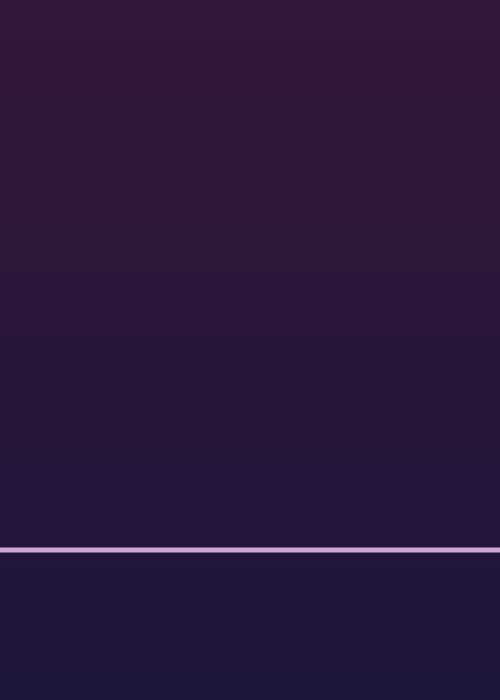
Frame 1 (no input)
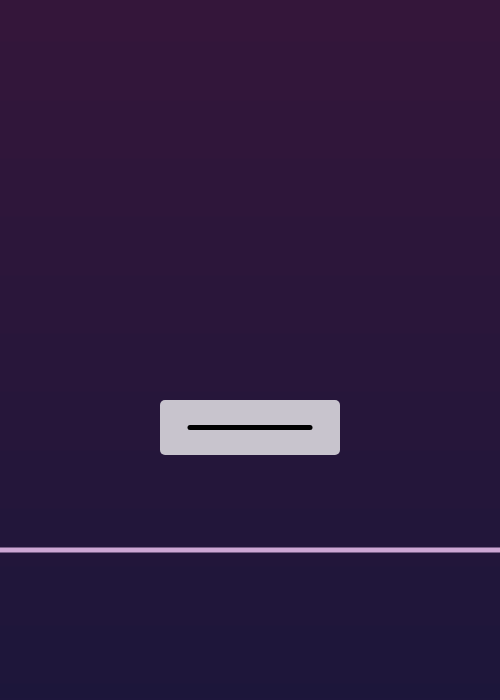
Frame 60 (no input)
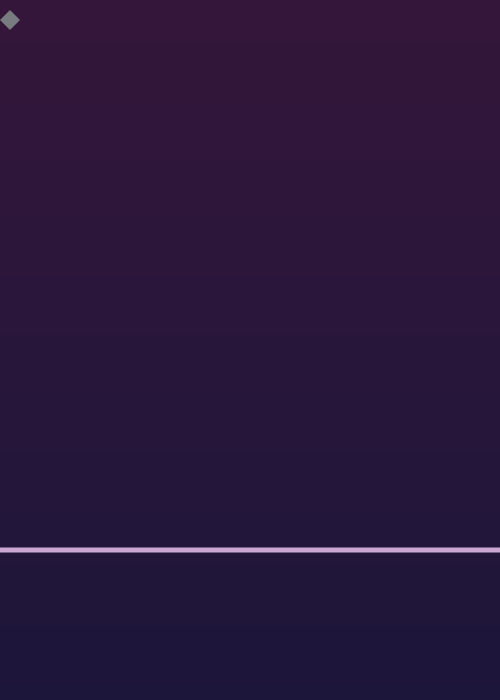
Frame 120 (the mouse pressed at the canvas centre since frame 60)

The p5.js sketch that drew these frames (run headless with seeded random() and noise() and a simulated clock; from frame 60 on, the mouse is pressed at the canvas centre):

// p5.js sketch
// ── sketch.js
var LowColor, HighColor;
var LineHeight;
var BoxExists;
var FRate;
var t;
var RectWidth, RectHeight;
var BoxSpeed;
var PointScores;

//SETUP FUNCTION
function setup() {
    createCanvas(500, 700);
    LowColor = color(29, 22, 59);
    HighColor = color(53, 23, 59);
    LineHeight = height - 150;
    FRate = 60;
    RectWidth = 180
    RectHeight = 55;
    PointScores = []
    resetBox();
    frameRate(FRate);
    createBG(HighColor, LowColor, LineHeight);
}//END SETUP

function createBG(c1, c2, lh){ //creates a gradient from HighColor to LowColor
    for(i = 0; i <= height; i++){
        let inter = i/height;
        let c = lerpColor(c1, c2, inter);
        stroke(c);
        line(0, i, width, i);
    }
    stroke(205, 167, 212);
    strokeWeight(5);
    line(0, lh, width, lh);
}

//DRAW FUNCTION
function draw() {
    
    if(frameCount%FRate === 20 && !BoxExists){
        BoxExists = true;
        t = 0;
    }
    dropBox();
    displayScore();
    checkResetBox();
    addTime();
}//END DRAW


function dropBox(){ //makes the box drop
    if(BoxExists){
        createBG(HighColor, LowColor, LineHeight);
        noStroke();
        fill(255, 190);
        rect(width/2-(RectWidth/2), t, RectWidth, RectHeight, 5,5,5,5);
        stroke(0);
        strokeWeight(5);
        line(width/2 - (RectWidth/2) + 30, t + RectHeight/2, width/2 + (RectWidth/2) - 30, t + RectHeight/2);
    }else{
        createBG(HighColor, LowColor, LineHeight);
    }
}

function displayScore(){
    let diaWide = 20;
    let row = 1;
    let col = 0;
    let i;
    for(i = 0; i < PointScores.length; i++){
        if(col>=width/diaWide){
            row++;
            col = 0;
        }
        noStroke();
        fill(diaColor(PointScores[i]));
        quad(col*diaWide+0.5*diaWide, row*diaWide-0.5*diaWide, col*diaWide+diaWide, row*diaWide, col*diaWide+0.5*diaWide, row*diaWide+0.5*diaWide, col*diaWide, row*diaWide);
        col++;
    }
}

function diaColor(timing){
    if(timing === "p"){
        return color(110, 230, 202);
    } else if (timing === "gr"){
        return color(173, 87, 168);
    } else if (timing === "g"){
        return color(108, 151, 186);
    } else{
        return color (120, 124, 128);
    }
}

function checkResetBox(){ //checks whether the box has gone off the screen
    if(t > height){
        resetBox();//if box has gone of screen, resets box
        append(PointScores, "m");
    }
}
function resetBox(){//resets the box
    t=0;
    BoxExists = false;
    BoxSpeed = floor(random(2, 14))
}

function addTime(){//
    if(BoxExists){
        t+= BoxSpeed;
    }
}

function keyPressed(){
    if(keyCode === 32){ //when SPACE pressed
        let dist = t;
        let timing = checkClickTiming(dist)
        print(timing);
        addPoint(timing);
        resetBox();
    }
}

function checkClickTiming(dist){
    if(BoxSpeed < 5){
        if(abs((t + RectHeight/2 - BoxSpeed)-LineHeight) < 8){
            return "perfect";
        } else if(abs((t + RectHeight/2 - BoxSpeed)-LineHeight) >= 8 && abs((t + RectHeight/2 - BoxSpeed)-LineHeight) < 16){
            return "great";
        } else if(abs((t + RectHeight/2 - BoxSpeed)-LineHeight) >= 16 && abs((t + RectHeight/2 - BoxSpeed)-LineHeight) < 25){
            return "good";
        } else{
            return "miss";
        }
    }
    if(BoxSpeed >= 5 && BoxSpeed < 10){
        if(abs((t + RectHeight/2)-LineHeight) < 17){
            return "perfect";
        } else if(abs((t + RectHeight/2)-LineHeight) >= 17 && abs((t + RectHeight/2)-LineHeight) < 30){
            return "great";
        } else if(abs((t + RectHeight/2)-LineHeight) >= 30 && abs((t + RectHeight/2)-LineHeight) < 45){
            return "good";
        } else{
            return "miss";
        }
    }
    if(BoxSpeed >= 10){
        if(abs((t + RectHeight/2)-LineHeight) < 26){
            return "perfect";
        } else if(abs((t + RectHeight/2)-LineHeight) >= 26 && abs((t + RectHeight/2)-LineHeight) < 38){
            return "great";
        } else if(abs((t + RectHeight/2)-LineHeight) >= 38 && abs((t + RectHeight/2)-LineHeight) < 55){
            return "good";
        } else{
            return "miss";
        }
    }
}


function addPoint(timing){
    if(timing === "perfect"){
        append(PointScores, "p");
    } else if(timing === "great"){
        append(PointScores, "gr");
    } else if(timing === "good"){
        append(PointScores, "g");
    } else{ //if miss (also if i happened to screw up anywhere earlier, it'll auto miss lmao)
        append(PointScores, "m");
    }
}





//refs:
//https://p5js.org/reference/#/p5/line
//https://p5js.org/reference/#/p5/lerpColor
//https://p5js.org/reference/#/p5/map
//https://p5js.org/examples/color-linear-gradient.html
//google color picker
//hatsune miku: colorful stage lol
